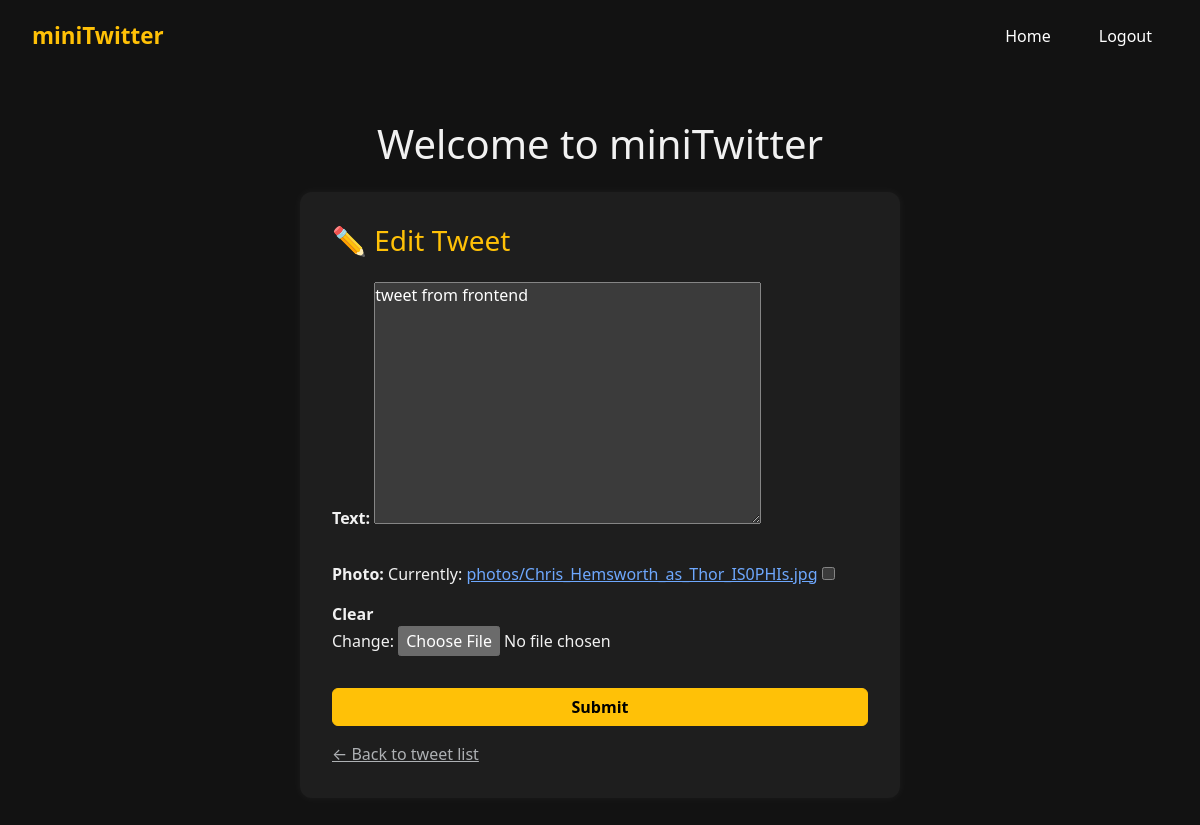
The page /tweet/3/edit/ (signed in) on the database as committed earlier.
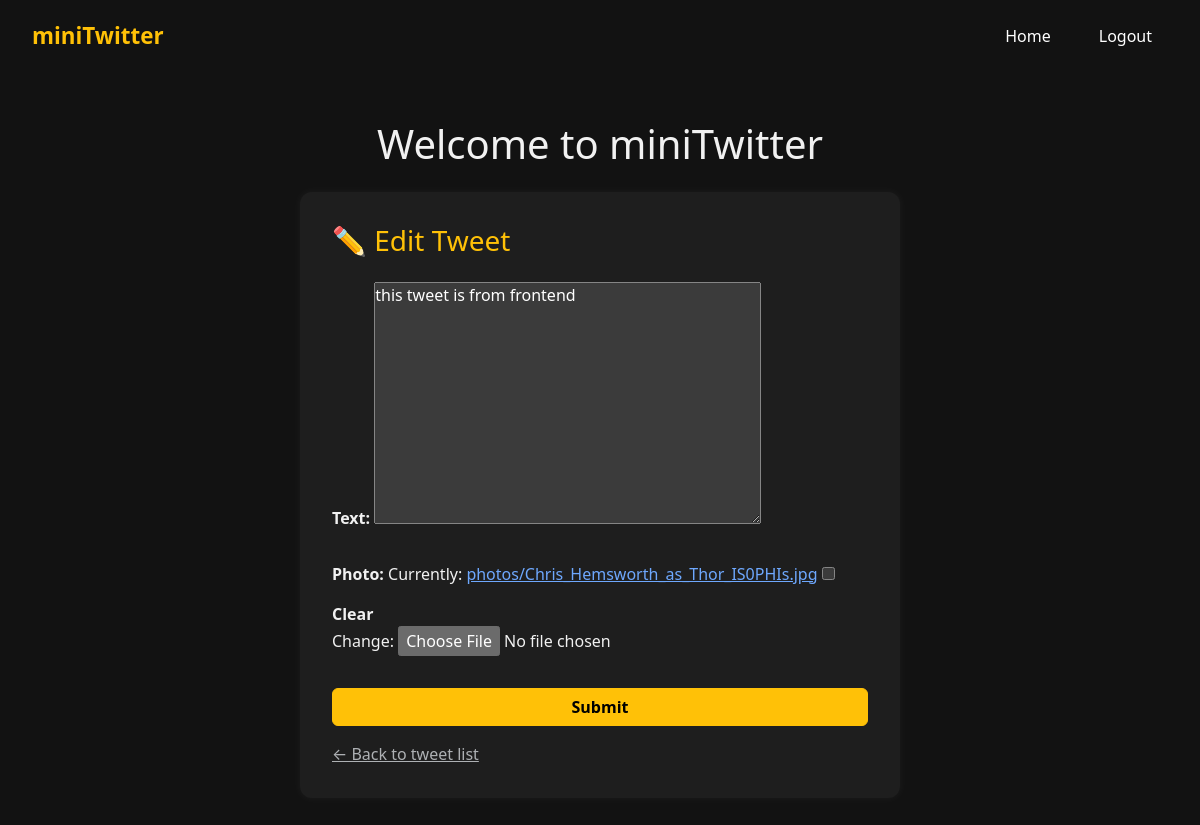
The same page on the database as committed later.
### tweet/models.py (models this page shows, shortened)
class Tweet(models.Model):
    user = models.ForeignKey(User, on_delete=models.CASCADE)
    text = models.TextField(max_length=240)
    photo = models.ImageField(upload_to='photos', blank=True, null=True)
    created_at = models.DateTimeField(auto_now_add=True)
    updated_at = models.DateTimeField(auto_now=True)

### tweet/views.py (the view)
# urls.py: path('<int:tweetId>/edit/', views.tweetEdit, name='tweetEdit'),
@login_required
def tweetEdit(request, tweetId):
    tweet = get_object_or_404(Tweet, pk=tweetId, user=request.user) # to only get to edit your own tweet
    if request.method == 'POST':
        form = TweetForm(request.POST, request.FILES, instance=tweet)
        if(form.is_valid):
            tweet = form.save(commit=False)
            tweet.user = request.user
            tweet.save()
            return redirect('tweetList')
    else:
        form = TweetForm(instance=tweet)
    return render(request, 'tweetForm.html', {'form': form})

### tweet/forms.py
class TweetForm(forms.ModelForm):
    class Meta:
        model = Tweet
        fields = ['text', 'photo']

### tweet/templates/tweetForm.html (shortened to what this page needs)
{% extends "layout.html" %}
{% block content %}
<div class="container py-5">
  <h1 class="text-center mb-4">Welcome to miniTwitter</h1>
  <div class="form-container">
    <h3 class="mb-4 text-warning">
      {% if form.instance.pk %}
        ✏️ Edit Tweet
      {% else %}
        📝 Create Tweet
      {% endif %}
    </h3>
    <form method="post" enctype="multipart/form-data">
      {{ form.as_p }}
      <button type="submit" class="btn btn-warning w-100 fw-semibold">Submit</button>
      <a href="{% url 'tweetList' %}" class="text-muted">← Back to tweet list</a>
    </form>
  </div>
</div>
{% endblock %}

Rows that differ between the two databases and show on the page:
changed Tweet: text "tweet from frontend" → "this tweet is from frontend"
